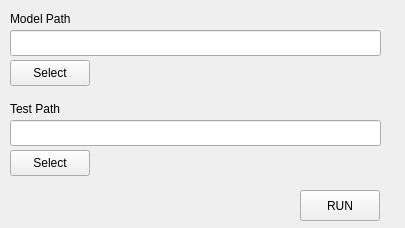
<?xml version="1.0" encoding="UTF-8"?>
<ui version="4.0">
 <class>Form2</class>
 <widget class="QWidget" name="Form2">
  <property name="geometry">
   <rect>
    <x>0</x>
    <y>0</y>
    <width>405</width>
    <height>228</height>
   </rect>
  </property>
  <property name="windowTitle">
   <string>Form</string>
  </property>
  <widget class="QLabel" name="label_2">
   <property name="geometry">
    <rect>
     <x>10</x>
     <y>100</y>
     <width>91</width>
     <height>18</height>
    </rect>
   </property>
   <property name="text">
    <string>Test Path</string>
   </property>
  </widget>
  <widget class="QLabel" name="label">
   <property name="geometry">
    <rect>
     <x>10</x>
     <y>10</y>
     <width>101</width>
     <height>18</height>
    </rect>
   </property>
   <property name="text">
    <string>Model Path</string>
   </property>
  </widget>
  <widget class="QPushButton" name="pushButton_2">
   <property name="geometry">
    <rect>
     <x>10</x>
     <y>60</y>
     <width>80</width>
     <height>26</height>
    </rect>
   </property>
   <property name="text">
    <string>Select</string>
   </property>
  </widget>
  <widget class="QLineEdit" name="lineEdit_2">
   <property name="geometry">
    <rect>
     <x>10</x>
     <y>120</y>
     <width>371</width>
     <height>26</height>
    </rect>
   </property>
  </widget>
  <widget class="QPushButton" name="pushButton">
   <property name="geometry">
    <rect>
     <x>300</x>
     <y>190</y>
     <width>80</width>
     <height>31</height>
    </rect>
   </property>
   <property name="text">
    <string>RUN</string>
   </property>
  </widget>
  <widget class="QPushButton" name="pushButton_3">
   <property name="geometry">
    <rect>
     <x>10</x>
     <y>150</y>
     <width>80</width>
     <height>26</height>
    </rect>
   </property>
   <property name="text">
    <string>Select</string>
   </property>
  </widget>
  <widget class="QLineEdit" name="lineEdit">
   <property name="geometry">
    <rect>
     <x>10</x>
     <y>30</y>
     <width>371</width>
     <height>26</height>
    </rect>
   </property>
  </widget>
 </widget>
 <resources/>
 <connections/>
</ui>
